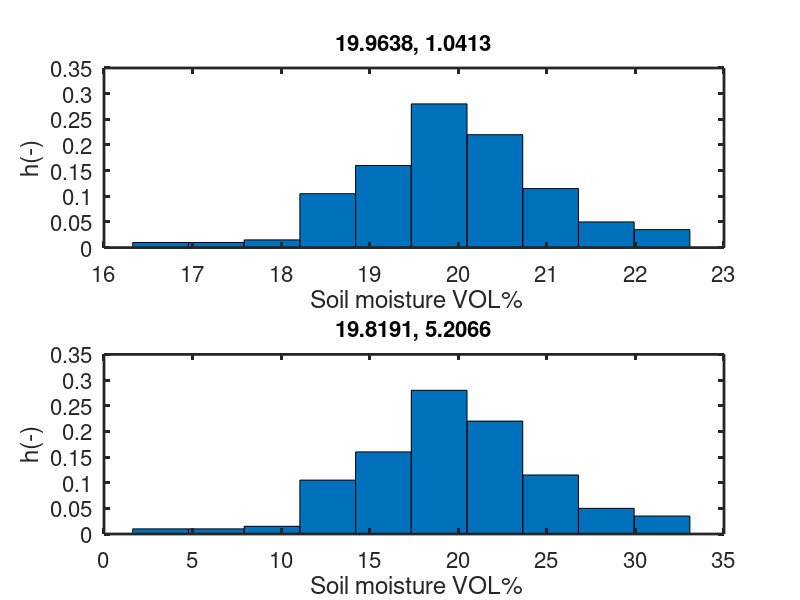
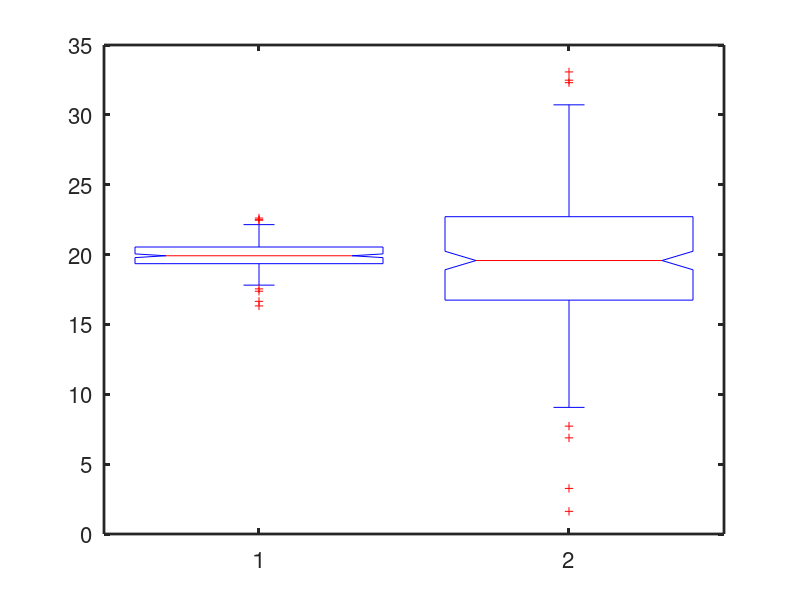

MATLAB code for these plots, in order:
% Creates histogram of articial data sets
%
% ------ 

bla=3; % seed of random number generator to be changed to create difference sequences in random numbers
randn('seed',bla);

N=200; % size of artificial data set N time steps

data1=randn(N,1)+20; % Data set one  
randn('seed',bla);
data2=5*randn(N,1)+20 % Data set two


% create figure with two plots of the histogramm 

figure;
subplot(2,1,1);
[h1 x]=hist((data1));
bar(x,h1/N,1);
xlabel(' Soil moisture VOL%','fontsize',16);
ylabel('h(-)','fontsize',16);
set(gca,'fontsize',16,'linewidth',2);
average=mean(data1);
stabw=std(data1);
title( [num2str(average),', ' num2str(stabw)],'fontsize',16);
%xlim([15 30]); % x-axis limits

 subplot(2,1,2);
[h2 x]=hist(data2);
bar(x,h2/N,1);
xlabel(' Soil moisture VOL%','fontsize',16);
ylabel('h(-)','fontsize',16);
set(gca,'fontsize',16,'linewidth',2);
%xlim([15 30]);
average=mean(data2);
stabw=std(data2);
title( [num2str(average),', ' num2str(stabw)],'fontsize',16);


bla=[data1 data2]; 
figure;
boxplot(bla,'notch','on');
set(gca,'fontsize',16,'linewidth',2);
